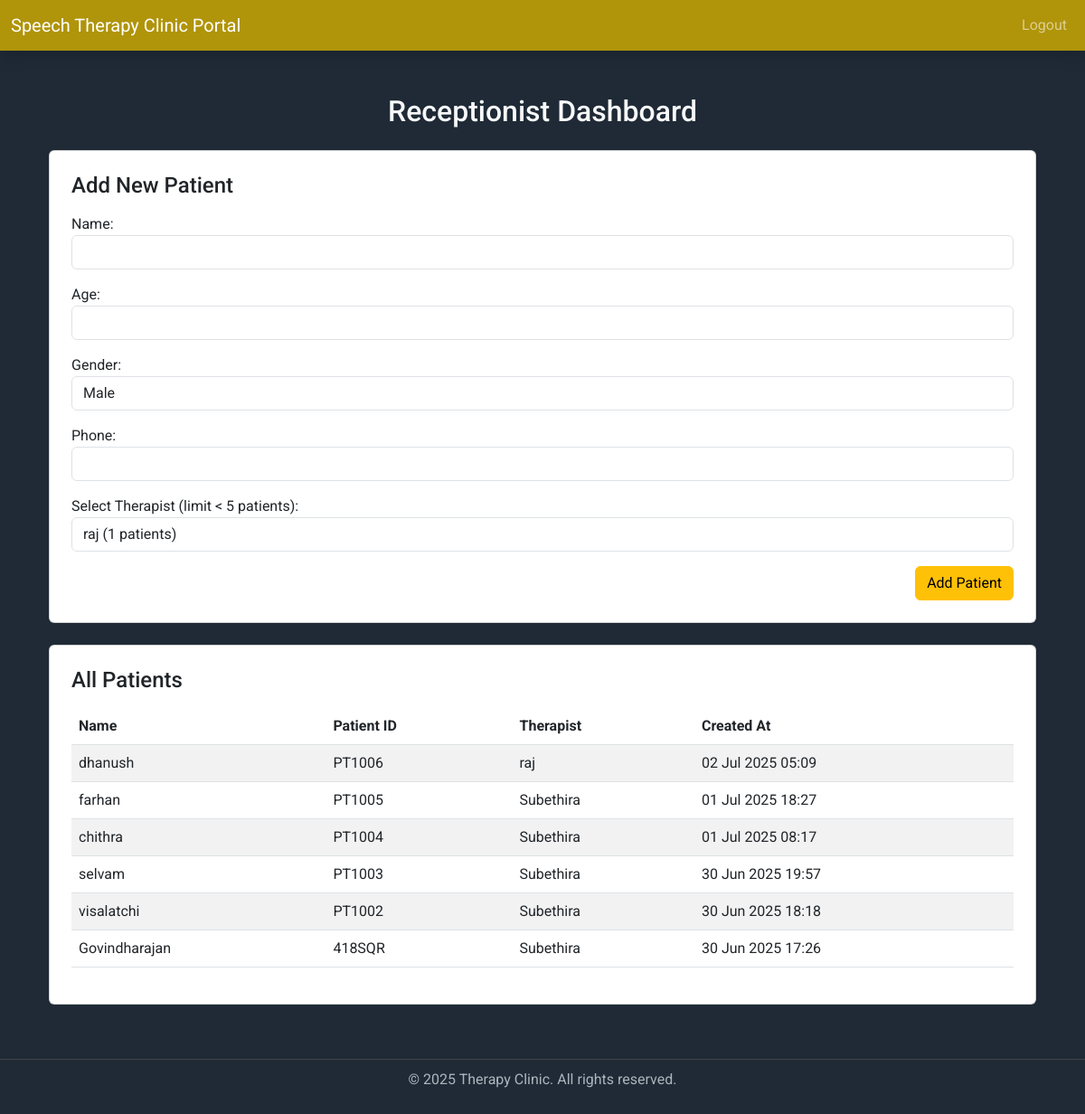
The page /receptionist_dashboard/ (signed in) on the database its author committed.
### core/models.py (models this page shows, shortened)
class Patient(models.Model):
    GENDER_CHOICES = [
        ('M', 'Male'),
        ('F', 'Female'),
        ('O', 'Other'),
    ]
    name = models.CharField(max_length=100)
    age = models.IntegerField()
    gender = models.CharField(max_length=1, choices=GENDER_CHOICES)
    phone = models.CharField(max_length=15)
    patient_id = models.CharField(max_length=10, unique=True, blank=True)
    is_first_time = models.BooleanField(default=True)
    therapist = models.ForeignKey(User, on_delete=models.SET_NULL, null=True, blank=True)
    created_at = models.DateTimeField(auto_now_add=True)
    final_therapist = models.ForeignKey(User, on_delete=models.SET_NULL, null=True, blank=True, related_name='final_therapist')
    case_supervisor = models.ForeignKey(User, on_delete=models.SET_NULL, null=True, blank=True, related_name='case_supervisor')
    rating = models.IntegerField(blank=True, null=True)

### core/views.py (the view, shortened to what this page needs)
# urls.py: path('receptionist_dashboard/', views.receptionist_dashboard, name='receptionist_dashboard'),
@login_required
def receptionist_dashboard(request):
    therapists = User.objects.filter(
        profile__role='therapist'
    ).annotate(
        patient_count=Count('patient')
    ).filter(patient_count__lt=5)
    patients = Patient.objects.all().order_by('-created_at')
    return render(request, 'receptionist_dashboard.html', {
        'therapists': therapists,
        'patients': patients
    })

### core/templates/receptionist_dashboard.html (shortened to what this page needs)
{% extends 'base.html' %}
{% block content %}
<div class="container mt-5">
    <h2 class="text-center mb-4">Receptionist Dashboard</h2>
    <div class="card p-4 mb-4">
        <h4 class="mb-3">Add New Patient</h4>
        <form method="POST">
            <div class="mb-3">
                <label>Name:</label>
                <input type="text" name="name" class="form-control" required>
            </div>
            <div class="mb-3">
                <label>Age:</label>
                <input type="number" name="age" class="form-control" required>
            </div>
            <div class="mb-3">
                <label>Gender:</label>
                <select name="gender" class="form-control" required>
                    <option value="M">Male</option>
                </select>
            </div>
            <div class="mb-3">
                <label>Phone:</label>
                <input type="text" name="phone" class="form-control" required>
            </div>
            <div class="mb-3">
                <label>Select Therapist (limit < 5 patients):</label>
                <select name="therapist" class="form-control" required>
                    {% for therapist in therapists %}
                        <option value="{{ therapist.id }}">{{ therapist.username }} ({{ therapist.patient_count }} patients)</option>
                    {% endfor %}
                </select>
            </div>
            <div class="text-end">
                <button type="submit" class="btn btn-warning">Add Patient</button>
            </div>
        </form>
    </div>
    <div class="card p-4">
        <h4 class="mb-3">All Patients</h4>
        <table class="table table-striped table-hover">
            <thead>
                <tr>
                    <th>Name</th>
                    <th>Patient ID</th>
                    <th>Therapist</th>
                    <th>Created At</th>
                </tr>
            </thead>
            <tbody>
                {% for patient in patients %}
                    <tr>
                        <td>{{ patient.name }}</td>
                        <td>{{ patient.patient_id }}</td>
                        <td>{{ patient.therapist.username }}</td>
                        <td>{{ patient.created_at|date:"d M Y H:i" }}</td>
                    </tr>
                {% empty %}
                    <tr><td colspan="4">No patients found.</td></tr>
                {% endfor %}
            </tbody>
        </table>
    </div>
</div>
{% endblock %}

### core/templates/base.html (shortened to what this page needs)
<!DOCTYPE html>
<html lang="en">
<head>
    <link href="https://cdn.jsdelivr.net/npm/bootstrap@5.3.0/dist/css/bootstrap.min.css" rel="stylesheet">
</head>
<body>
<nav class="navbar navbar-expand-lg navbar-dark shadow">
    <div class="container-fluid">
        <a class="navbar-brand" href="#">Speech Therapy Clinic Portal</a>
        <div class="collapse navbar-collapse justify-content-end">
            <ul class="navbar-nav">
                <li class="nav-item"><a class="nav-link" href="{% url 'logout' %}">Logout</a></li>
            </ul>
        </div>
    </div>
</nav>
<div class="container mt-4">
    {% block content %}{% endblock %}
</div>
<footer>
    <p>&copy; 2025 Therapy Clinic. All rights reserved.</p>
</footer>
</body>
</html>

### core/templates/base.html (style rules this page uses)
body { font-family: 'Roboto', sans-serif; }
body { background-color: #1f2a36; color: #f8f9fa; }
.navbar { background-color: #b0940a; }
footer { margin-top: 60px; padding: 10px; text-align: center; color: #adb5bd; border-top: 1px solid #444; }

### rows shown on the page
Patient: name "dhanush", patient_id "PT1006", therapist.username "raj", created_at "02 Jul 2025 05:09"
Patient: name "farhan", patient_id "PT1005", therapist.username "Subethira", created_at "01 Jul 2025 18:27"
Patient: name "chithra", patient_id "PT1004", therapist.username "Subethira", created_at "01 Jul 2025 08:17"
Patient: name "selvam", patient_id "PT1003", therapist.username "Subethira", created_at "30 Jun 2025 19:57"
Patient: name "visalatchi", patient_id "PT1002", therapist.username "Subethira", created_at "30 Jun 2025 18:18"
Patient: name "Govindharajan", patient_id "418SQR", therapist.username "Subethira", created_at "30 Jun 2025 17:26"

### other values the page prints
form field therapist "raj (1 patients)"
